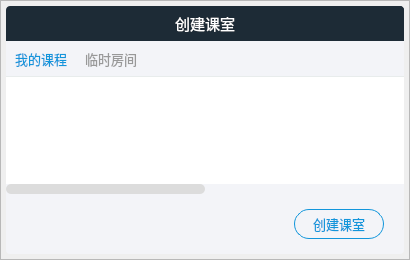
<?xml version="1.0" encoding="UTF-8"?>
<ui version="4.0">
 <class>TOnlineClassroomEnterDialog</class>
 <widget class="QDialog" name="TOnlineClassroomEnterDialog">
  <property name="geometry">
   <rect>
    <x>0</x>
    <y>0</y>
    <width>410</width>
    <height>260</height>
   </rect>
  </property>
  <property name="windowTitle">
   <string>Dialog</string>
  </property>
  <property name="styleSheet">
   <string notr="true"/>
  </property>
  <widget class="QFrame" name="layout">
   <property name="geometry">
    <rect>
     <x>0</x>
     <y>0</y>
     <width>410</width>
     <height>260</height>
    </rect>
   </property>
   <property name="styleSheet">
    <string notr="true">QFrame#layout {
	border-image: url(:/shadow/Resources/material/shadow/400x250_shadow.png);
	background: none;
}</string>
   </property>
   <property name="frameShape">
    <enum>QFrame::StyledPanel</enum>
   </property>
   <property name="frameShadow">
    <enum>QFrame::Raised</enum>
   </property>
   <layout class="QVBoxLayout" name="verticalLayout">
    <property name="spacing">
     <number>0</number>
    </property>
    <property name="leftMargin">
     <number>5</number>
    </property>
    <property name="topMargin">
     <number>5</number>
    </property>
    <property name="rightMargin">
     <number>5</number>
    </property>
    <property name="bottomMargin">
     <number>5</number>
    </property>
    <item>
     <widget class="QFrame" name="title_bar">
      <property name="minimumSize">
       <size>
        <width>0</width>
        <height>35</height>
       </size>
      </property>
      <property name="maximumSize">
       <size>
        <width>16777215</width>
        <height>35</height>
       </size>
      </property>
      <property name="styleSheet">
       <string notr="true">QFrame {
	border-top-left-radius: 4px;
	border-top-right-radius: 4px;
	background-color: #1D2B36;
}</string>
      </property>
      <property name="frameShape">
       <enum>QFrame::StyledPanel</enum>
      </property>
      <property name="frameShadow">
       <enum>QFrame::Raised</enum>
      </property>
      <layout class="QGridLayout" name="gridLayout_2">
       <property name="leftMargin">
        <number>0</number>
       </property>
       <property name="topMargin">
        <number>0</number>
       </property>
       <property name="rightMargin">
        <number>0</number>
       </property>
       <property name="bottomMargin">
        <number>0</number>
       </property>
       <property name="spacing">
        <number>0</number>
       </property>
       <item row="0" column="2">
        <widget class="QPushButton" name="close_btn">
         <property name="minimumSize">
          <size>
           <width>35</width>
           <height>35</height>
          </size>
         </property>
         <property name="maximumSize">
          <size>
           <width>35</width>
           <height>35</height>
          </size>
         </property>
         <property name="cursor">
          <cursorShape>PointingHandCursor</cursorShape>
         </property>
         <property name="toolTip">
          <string>关闭</string>
         </property>
         <property name="whatsThis">
          <string/>
         </property>
         <property name="styleSheet">
          <string notr="true">QPushButton {
	border: none;
	border-top-right-radius: 4px;
	background-color: #1D2B36;
}

QPushButton:hover {
	background-color: rgb(244, 84, 84);
}</string>
         </property>
         <property name="text">
          <string/>
         </property>
         <property name="icon">
          <iconset resource="../../Status.qrc">
           <normaloff>:/button/Resources/material/button/close.png</normaloff>:/button/Resources/material/button/close.png</iconset>
         </property>
         <property name="iconSize">
          <size>
           <width>12</width>
           <height>12</height>
          </size>
         </property>
        </widget>
       </item>
       <item row="0" column="1">
        <widget class="QLabel" name="title_text">
         <property name="font">
          <font>
           <family>微软雅黑</family>
           <pointsize>11</pointsize>
          </font>
         </property>
         <property name="styleSheet">
          <string notr="true">QLabel {
	background: none;
	color: #ffffff;
}</string>
         </property>
         <property name="text">
          <string>创建课室</string>
         </property>
         <property name="alignment">
          <set>Qt::AlignCenter</set>
         </property>
        </widget>
       </item>
       <item row="0" column="0">
        <spacer name="horizontalSpacer_4">
         <property name="orientation">
          <enum>Qt::Horizontal</enum>
         </property>
         <property name="sizeType">
          <enum>QSizePolicy::Fixed</enum>
         </property>
         <property name="sizeHint" stdset="0">
          <size>
           <width>35</width>
           <height>20</height>
          </size>
         </property>
        </spacer>
       </item>
      </layout>
     </widget>
    </item>
    <item>
     <widget class="QFrame" name="main_area">
      <property name="styleSheet">
       <string notr="true">QFrame {
	border-bottom-left-radius: 4px;
	border-bottom-right-radius: 4px;
	background-color: #F3F4F8;
}

</string>
      </property>
      <property name="frameShape">
       <enum>QFrame::StyledPanel</enum>
      </property>
      <property name="frameShadow">
       <enum>QFrame::Raised</enum>
      </property>
      <layout class="QGridLayout" name="gridLayout">
       <property name="leftMargin">
        <number>0</number>
       </property>
       <property name="topMargin">
        <number>0</number>
       </property>
       <property name="rightMargin">
        <number>0</number>
       </property>
       <property name="bottomMargin">
        <number>0</number>
       </property>
       <property name="spacing">
        <number>0</number>
       </property>
       <item row="1" column="0" colspan="4">
        <spacer name="verticalSpacer_2">
         <property name="orientation">
          <enum>Qt::Vertical</enum>
         </property>
         <property name="sizeType">
          <enum>QSizePolicy::Fixed</enum>
         </property>
         <property name="sizeHint" stdset="0">
          <size>
           <width>20</width>
           <height>15</height>
          </size>
         </property>
        </spacer>
       </item>
       <item row="2" column="3">
        <spacer name="horizontalSpacer_3">
         <property name="orientation">
          <enum>Qt::Horizontal</enum>
         </property>
         <property name="sizeType">
          <enum>QSizePolicy::Fixed</enum>
         </property>
         <property name="sizeHint" stdset="0">
          <size>
           <width>20</width>
           <height>20</height>
          </size>
         </property>
        </spacer>
       </item>
       <item row="3" column="0" colspan="4">
        <spacer name="verticalSpacer">
         <property name="orientation">
          <enum>Qt::Vertical</enum>
         </property>
         <property name="sizeType">
          <enum>QSizePolicy::Fixed</enum>
         </property>
         <property name="sizeHint" stdset="0">
          <size>
           <width>20</width>
           <height>15</height>
          </size>
         </property>
        </spacer>
       </item>
       <item row="2" column="1">
        <spacer name="horizontalSpacer">
         <property name="orientation">
          <enum>Qt::Horizontal</enum>
         </property>
         <property name="sizeHint" stdset="0">
          <size>
           <width>40</width>
           <height>20</height>
          </size>
         </property>
        </spacer>
       </item>
       <item row="2" column="2">
        <widget class="QPushButton" name="confirm_btn">
         <property name="minimumSize">
          <size>
           <width>90</width>
           <height>30</height>
          </size>
         </property>
         <property name="maximumSize">
          <size>
           <width>90</width>
           <height>30</height>
          </size>
         </property>
         <property name="font">
          <font>
           <family>微软雅黑</family>
           <pointsize>10</pointsize>
          </font>
         </property>
         <property name="cursor">
          <cursorShape>PointingHandCursor</cursorShape>
         </property>
         <property name="styleSheet">
          <string notr="true">QPushButton {
	border-radius: 15px;
	border: 1px solid #1296db;
	color: #1296db;
	background: none;
}

QPushButton:hover {
	background-color: #E6E6E6;
}</string>
         </property>
         <property name="text">
          <string>创建课室</string>
         </property>
        </widget>
       </item>
       <item row="0" column="0" colspan="4">
        <widget class="QTabWidget" name="tabWidget">
         <property name="maximumSize">
          <size>
           <width>16777215</width>
           <height>16777215</height>
          </size>
         </property>
         <property name="font">
          <font>
           <family>微软雅黑</family>
           <pointsize>10</pointsize>
          </font>
         </property>
         <property name="styleSheet">
          <string notr="true">QTabBar::tab {
	padding-top: 0px;
	color: #999999;
	border: none;
	height: 35px;
	width: 70px;
}

QTabBar::tab:hover {
	background-color: #E6E6E6;
}

QTabBar::tab:selected {
	color: #1296db;
}

QTabWidget#tabWidget::pane {
	border-top: 1px solid #E8ECEC;
}

QTabWidget#tabWidget::tab-bar {
	alignment:left;
}</string>
         </property>
         <property name="currentIndex">
          <number>0</number>
         </property>
         <widget class="QWidget" name="mine_courses_tab">
          <property name="styleSheet">
           <string notr="true">/*整体*/
QScrollBar:vertical {
    border: none;
    background-color: #F3F4F8;
    width: 10px;
}

QScrollBar:vertical:hover {
    border: none;
    background-color: rgb(220, 220, 220);
    width: 10px;
}

QScrollBar:horizontal {
    border: none;
    background-color: #F3F4F8;
    height: 10px;
}

QScrollBar:horizontal:hover {
    border: none;
    background-color: rgb(220, 220, 220);
    height: 10px;
}

/*--------------------垂直---------------------*/

/*滚动条*/
QScrollBar::handle:vertical {
	border-radius: 5px;
    background: rgb(220, 220, 220);
    min-height: 20px;
}

/*滚动条：悬浮*/
QScrollBar::handle:vertical:hover {
	border-radius: 5px;
    background: rgb(200, 200, 200);
    min-height: 20px;
}

/*下箭头*/
QScrollBar::add-line:vertical {
    height: 0;
    subcontrol-position: bottom;
    subcontrol-origin: margin;
}

/*上箭头*/
QScrollBar::sub-line:vertical {
    height: 0px;
    subcontrol-position: top;
    subcontrol-origin: margin;
}

/*--------------------水平---------------------*/

/*滚动条*/
QScrollBar::handle:horizontal {
	border-radius: 5px;
    background: rgb(220, 220, 220);
    min-width: 20px;
}

/*滚动条：悬浮*/
QScrollBar::handle:horizontal:hover {
	border-radius: 5px;
    background: rgb(200, 200, 200);
    min-width: 20px;
}

/*下箭头*/
QScrollBar::add-line:horizontal {
    width: 0px;
    subcontrol-position: bottom;
    subcontrol-origin: margin;
}

/*上箭头*/
QScrollBar::sub-line:horizontal {
    width: 0px;
    subcontrol-position: top;
    subcontrol-origin: margin;
}</string>
          </property>
          <attribute name="title">
           <string>我的课程</string>
          </attribute>
          <layout class="QGridLayout" name="gridLayout_3">
           <property name="leftMargin">
            <number>0</number>
           </property>
           <property name="topMargin">
            <number>0</number>
           </property>
           <property name="rightMargin">
            <number>0</number>
           </property>
           <property name="bottomMargin">
            <number>0</number>
           </property>
           <property name="spacing">
            <number>0</number>
           </property>
           <item row="0" column="0">
            <widget class="QTableWidget" name="courses_table">
             <property name="font">
              <font>
               <pointsize>10</pointsize>
              </font>
             </property>
             <property name="styleSheet">
              <string notr="true">QTableWidget {
	border: none;
	color: #666666;
	background-color: rgb(255, 255, 255);
	alternate-background-color: rgb(235, 235, 235);
}</string>
             </property>
             <property name="verticalScrollBarPolicy">
              <enum>Qt::ScrollBarAsNeeded</enum>
             </property>
             <property name="editTriggers">
              <set>QAbstractItemView::NoEditTriggers</set>
             </property>
             <property name="alternatingRowColors">
              <bool>true</bool>
             </property>
             <property name="selectionMode">
              <enum>QAbstractItemView::SingleSelection</enum>
             </property>
             <property name="selectionBehavior">
              <enum>QAbstractItemView::SelectRows</enum>
             </property>
             <property name="showGrid">
              <bool>false</bool>
             </property>
             <attribute name="horizontalHeaderVisible">
              <bool>false</bool>
             </attribute>
             <attribute name="horizontalHeaderDefaultSectionSize">
              <number>200</number>
             </attribute>
             <attribute name="verticalHeaderVisible">
              <bool>false</bool>
             </attribute>
             <column>
              <property name="text">
               <string>课程id</string>
              </property>
              <property name="font">
               <font>
                <family>微软雅黑</family>
                <pointsize>10</pointsize>
               </font>
              </property>
             </column>
             <column>
              <property name="text">
               <string>课程名</string>
              </property>
              <property name="font">
               <font>
                <family>微软雅黑</family>
                <pointsize>10</pointsize>
               </font>
              </property>
             </column>
            </widget>
           </item>
          </layout>
         </widget>
         <widget class="QWidget" name="tab">
          <attribute name="title">
           <string>临时房间</string>
          </attribute>
         </widget>
        </widget>
       </item>
      </layout>
     </widget>
    </item>
   </layout>
  </widget>
 </widget>
 <resources>
  <include location="../../Status.qrc"/>
 </resources>
 <connections>
  <connection>
   <sender>close_btn</sender>
   <signal>clicked()</signal>
   <receiver>TOnlineClassroomEnterDialog</receiver>
   <slot>close()</slot>
   <hints>
    <hint type="sourcelabel">
     <x>388</x>
     <y>14</y>
    </hint>
    <hint type="destinationlabel">
     <x>413</x>
     <y>19</y>
    </hint>
   </hints>
  </connection>
 </connections>
</ui>
